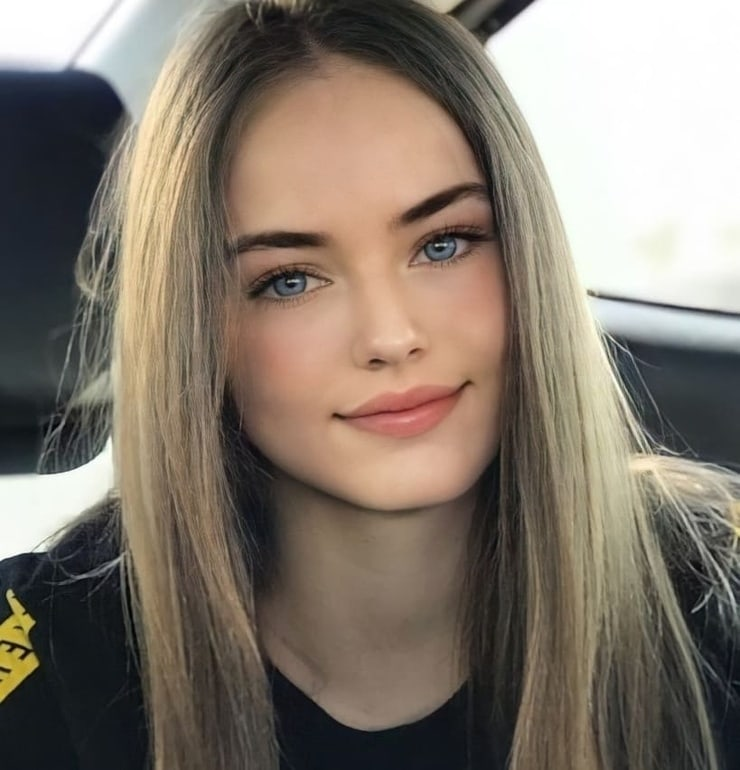
#> input picture learning opencv/740full-kristina-pimenova.jpg, 740 x 770 px
$ python edges_with_canny.py
#> lines starting #> are read from the running program, lines starting #| are printed output that depends on the picture
import cv2

img = cv2.imread("740full-kristina-pimenova.jpg")
#> img is the input picture: shape (770, 740, 3); mean B, G, R 108.2, 119.7, 130.4
cv2.imshow("kristina pemenova", img)

gray_img = cv2.cvtColor(img, cv2.COLOR_BGR2GRAY)
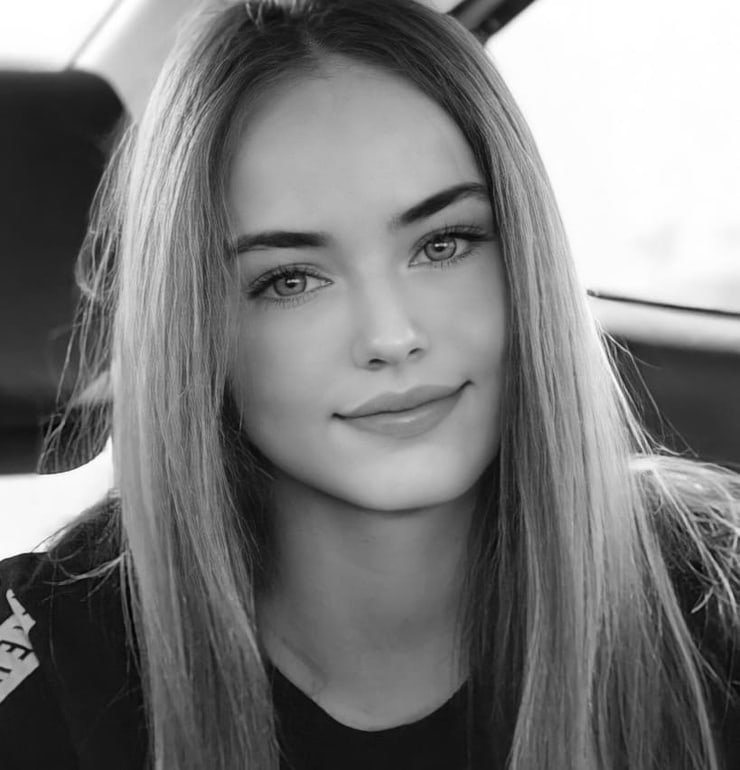
#> gray_img: shape (770, 740); min 0, max 255, mean 121.6
cv2.imshow("gray_image", gray_img)

bluring = cv2.GaussianBlur(gray_img, (7, 7), 0)
cv2.imshow("blured image", bluring)

detect_eges = cv2.Canny(bluring, 50, 100)
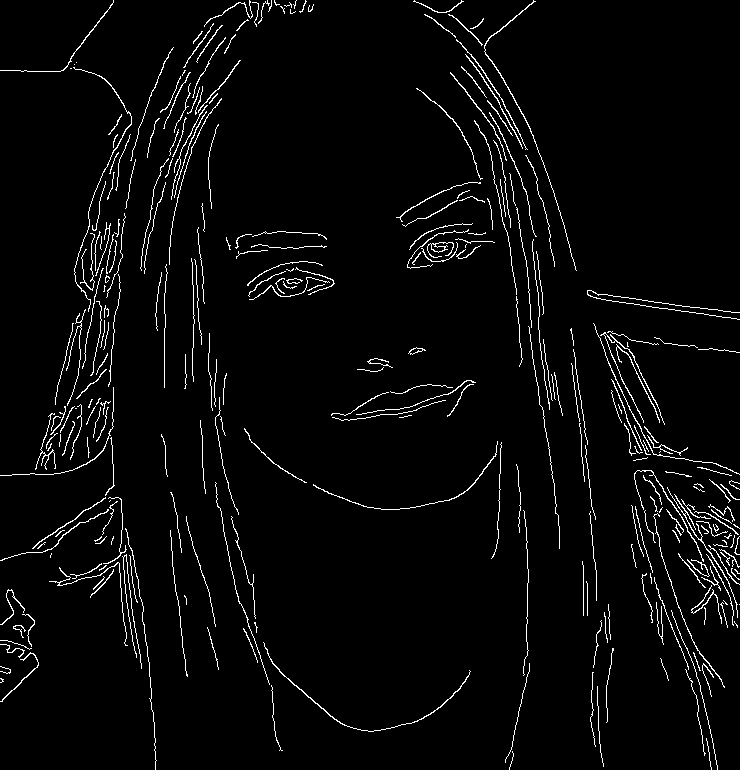
#> detect_eges: shape (770, 740); 3.4% white in thin lines or dots
cv2.imshow("edges", detect_eges)

cv2.waitKey(0)
